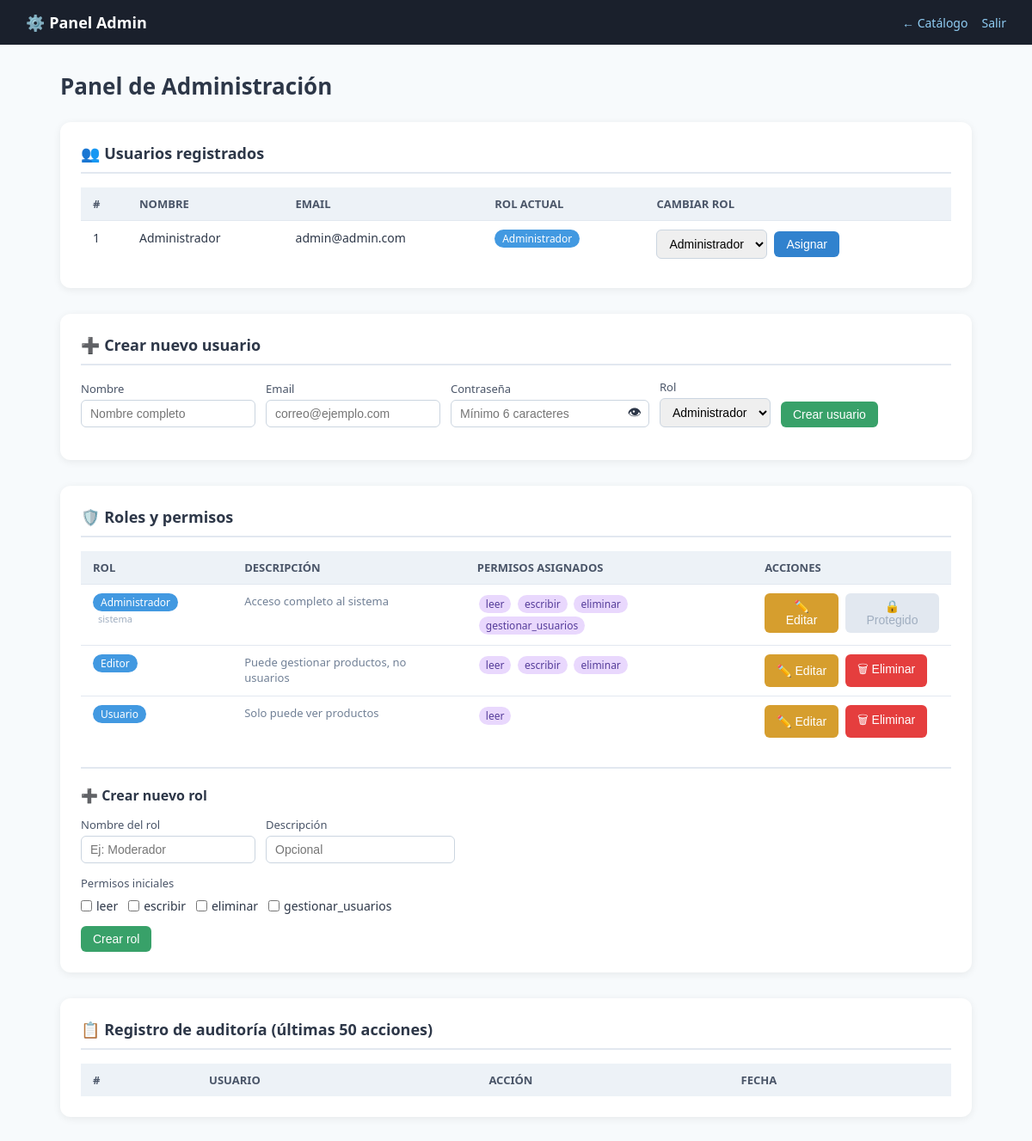
The page /admin.php (signed in) on the database its author committed.
### tables this page shows
CREATE TABLE usuarios (
    id INT AUTO_INCREMENT PRIMARY KEY,
    nombre VARCHAR(100) NOT NULL,
    email VARCHAR(150) NOT NULL UNIQUE,
    password VARCHAR(255) NOT NULL,
    rol_id INT NOT NULL,
    token_recuperacion VARCHAR(255) DEFAULT NULL,
    creado_en TIMESTAMP DEFAULT CURRENT_TIMESTAMP,
    FOREIGN KEY (rol_id) REFERENCES roles(id)
);

CREATE TABLE roles (
    id INT AUTO_INCREMENT PRIMARY KEY,
    nombre VARCHAR(50) NOT NULL UNIQUE,
    descripcion VARCHAR(255)
);

CREATE TABLE permisos (
    id INT AUTO_INCREMENT PRIMARY KEY,
    nombre VARCHAR(50) NOT NULL UNIQUE,
    descripcion VARCHAR(255)
);

### admin.php (the view, shortened to what this page needs)
<?php
require 'config.php';
$ROLES_PROTEGIDOS = [1];
$usuarios  = $pdo->query("SELECT u.*, r.nombre as rol_nombre FROM usuarios u JOIN roles r ON r.id = u.rol_id ORDER BY u.id")->fetchAll(PDO::FETCH_ASSOC);
$roles     = $pdo->query("SELECT * FROM roles ORDER BY id")->fetchAll(PDO::FETCH_ASSOC);
$permisos  = $pdo->query("SELECT * FROM permisos ORDER BY id")->fetchAll(PDO::FETCH_ASSOC);
$permisos_por_rol = [];
$rows = $pdo->query("SELECT rol_id, permiso_id FROM roles_permisos")->fetchAll(PDO::FETCH_ASSOC);
foreach ($rows as $r) {
    $permisos_por_rol[$r['rol_id']][] = $r['permiso_id'];
}
?>
<!DOCTYPE html>
<html lang="es">
<head>
</head>
<body>
<nav>
  <div class="brand">⚙️ Panel Admin</div>
  <div style="display:flex;gap:16px;">
    <a href="index.php">← Catálogo</a>
    <a href="logout.php">Salir</a>
  </div>
</nav>
<main>
  <h1>Panel de Administración</h1>
  <section>
    <h2>👥 Usuarios registrados</h2>
    <table>
      <thead><tr><th>#</th><th>Nombre</th><th>Email</th><th>Rol actual</th><th>Cambiar rol</th></tr></thead>
      <tbody>
      <?php foreach ($usuarios as $u): ?>
      <tr>
        <td><?= $u['id'] ?></td>
        <td><?= htmlspecialchars($u['nombre']) ?></td>
        <td><?= htmlspecialchars($u['email']) ?></td>
        <td><span class="badge"><?= htmlspecialchars($u['rol_nombre']) ?></span></td>
        <td>
          <form method="POST" style="display:flex;gap:8px;align-items:center;">
            <select name="rol_id">
              <?php foreach ($roles as $r): ?>
                <option value="<?= $r['id'] ?>" <?= $r['id']==$u['rol_id']?'selected':'' ?>><?= htmlspecialchars($r['nombre']) ?></option>
              <?php endforeach; ?>
            </select>
            <button type="submit" name="cambiar_rol" class="btn-blue">Asignar</button>
          </form>
        </td>
      </tr>
      <?php endforeach; ?>
      </tbody>
    </table>
  </section>
  <section>
    <h2>➕ Crear nuevo usuario</h2>
    <form method="POST">
      <div class="form-row">
        <div>
          <label>Nombre</label>
          <input type="text" name="nuevo_nombre" placeholder="Nombre completo" required>
        </div>
        <div>
          <label>Email</label>
          <input type="email" name="nuevo_email" placeholder="correo@ejemplo.com" required>
        </div>
        <div>
          <label>Contraseña</label>
          <div class="pass-wrap">
            <input type="password" name="nuevo_password" id="np1" placeholder="Mínimo 6 caracteres" required>
            <span class="eye" onclick="togglePass('np1')">👁</span>
          </div>
        </div>
        <div>
          <label>Rol</label>
          <select name="nuevo_rol_id">
            <?php foreach ($roles as $r): ?>
              <option value="<?= $r['id'] ?>"><?= htmlspecialchars($r['nombre']) ?></option>
            <?php endforeach; ?>
          </select>
        </div>
        <div style="justify-content:flex-end;">
          <button type="submit" name="crear_usuario" class="btn-green">Crear usuario</button>
        </div>
      </div>
    </form>
  </section>
  <section>
    <h2>🛡️ Roles y permisos</h2>
    <table>
      <thead><tr><th>Rol</th><th>Descripción</th><th>Permisos asignados</th><th>Acciones</th></tr></thead>
      <tbody>
      <?php foreach ($roles as $rol):
        $activos = $permisos_por_rol[$rol['id']] ?? [];
        $esProtegido = in_array($rol['id'], $ROLES_PROTEGIDOS);
      ?>
      <tr>
        <td>
          <span class="badge"><?= htmlspecialchars($rol['nombre']) ?></span>
          <?php if ($esProtegido): ?><span class="protected-tag">sistema</span><?php endif; ?>
        </td>
        <td style="color:#718096;font-size:13px;"><?= htmlspecialchars($rol['descripcion'] ?? '') ?></td>
        <td>
          <?php if (empty($activos)): ?>
            <span style="color:#a0aec0;font-size:13px;">Sin permisos</span>
          <?php else: ?>
            <?php foreach ($permisos as $p): ?>
              <?php if (in_array($p['id'], $activos)): ?>
                <span class="badge-perm"><?= htmlspecialchars($p['nombre']) ?></span>
              <?php endif; ?>
            <?php endforeach; ?>
          <?php endif; ?>
        </td>
        <td>
          <div style="display:flex;gap:8px;">
            <button class="btn-yellow btn-editar"
              data-id="<?= $rol['id'] ?>"
              data-nombre="<?= htmlspecialchars($rol['nombre'], ENT_QUOTES) ?>"
              data-permisos="<?= htmlspecialchars(json_encode(array_map('intval', $activos)), ENT_QUOTES) ?>"
            >✏️ Editar</button>
            <?php if (!$esProtegido): ?>
              <button class="btn-red btn-eliminar"
                data-id="<?= $rol['id'] ?>"
                data-nombre="<?= htmlspecialchars($rol['nombre'], ENT_QUOTES) ?>"
              >🗑 Eliminar</button>
            <?php else: ?>
              <button disabled style="background:#e2e8f0;color:#a0aec0;cursor:not-allowed;">🔒 Protegido</button>
            <?php endif; ?>
          </div>
        </td>
      </tr>
      <?php endforeach; ?>
      </tbody>
    </table>
    <div style="margin-top:24px;border-top:2px solid #e2e8f0;padding-top:20px;">
      <h3 style="font-size:16px;margin-bottom:14px;color:#2d3748;">➕ Crear nuevo rol</h3>
      <form method="POST">
        <div class="form-row">
          <div>
            <label>Nombre del rol</label>
            <input type="text" name="nombre_rol" placeholder="Ej: Moderador" required>
          </div>
          <div>
            <label>Descripción</label>
            <input type="text" name="desc_rol" placeholder="Opcional" style="width:220px;">
          </div>
        </div>
        <div style="margin-bottom:14px;">
          <label style="font-size:13px;color:#4a5568;margin-bottom:8px;display:block;">Permisos iniciales</label>
          <div class="check-group">
            <?php foreach ($permisos as $p): ?>
              <label><input type="checkbox" name="permisos[]" value="<?= $p['id'] ?>"> <?= htmlspecialchars($p['nombre']) ?></label>
            <?php endforeach; ?>
          </div>
        </div>
        <button type="submit" name="crear_rol" class="btn-green">Crear rol</button>
      </form>
    </div>
  </section>
  <section>
    <h2>📋 Registro de auditoría (últimas 50 acciones)</h2>
    <table>
      <thead><tr><th>#</th><th>Usuario</th><th>Acción</th><th>Fecha</th></tr></thead>
    </table>
  </section>
</main>
</body>
</html>

### admin.php (style rules this page uses)
* { box-sizing: border-box; margin: 0; padding: 0; }
body { font-family: 'Segoe UI', sans-serif; background: #f7fafc; color: #2d3748; }
nav { background: #1a202c; color: #fff; padding: 14px 30px; display: flex; align-items: center; justify-content: space-between; }
nav .brand { font-size: 18px; font-weight: 700; }
nav a { color: #90cdf4; text-decoration: none; font-size: 14px; }
main { max-width: 1100px; margin: 30px auto; padding: 0 20px; }
h1 { font-size: 26px; margin-bottom: 24px; }
section { background: #fff; border-radius: 12px; box-shadow: 0 2px 10px rgba(0,0,0,.07); padding: 24px; margin-bottom: 30px; }
h2 { font-size: 18px; margin-bottom: 16px; color: #2d3748; border-bottom: 2px solid #e2e8f0; padding-bottom: 10px; }
table { width: 100%; border-collapse: collapse; }
th { background: #edf2f7; padding: 10px 14px; text-align: left; font-size: 13px; color: #4a5568; text-transform: uppercase; }
td { padding: 10px 14px; border-top: 1px solid #e2e8f0; font-size: 14px; vertical-align: top; }
select, input[type=text], input[type=email], input[type=password] { padding: 7px 10px; border: 1px solid #cbd5e0; border-radius: 6px; font-size: 14px; }
button { padding: 7px 14px; border: none; border-radius: 6px; cursor: pointer; font-size: 14px; }
.btn-blue { background: #3182ce; color: #fff; }
.btn-green { background: #38a169; color: #fff; }
.btn-red { background: #e53e3e; color: #fff; }
.btn-yellow { background: #d69e2e; color: #fff; }
.form-row { display: flex; gap: 12px; flex-wrap: wrap; align-items: flex-end; margin-bottom: 14px; }
.form-row > div { display: flex; flex-direction: column; gap: 4px; }
.form-row label { font-size: 13px; color: #4a5568; }
.check-group { display: flex; gap: 12px; flex-wrap: wrap; }
.check-group label { font-size: 14px; display: flex; align-items: center; gap: 5px; cursor: pointer; }
.badge { background: #4299e1; color: #fff; padding: 2px 9px; border-radius: 20px; font-size: 12px; }
.badge-perm { background: #e9d8fd; color: #553c9a; padding: 2px 8px; border-radius: 20px; font-size: 12px; margin: 2px; display:inline-block; }
.pass-wrap { position: relative; }
.pass-wrap input { padding-right: 38px; }
.eye { position: absolute; right: 9px; top: 50%; transform: translateY(-50%); cursor: pointer; font-size: 16px; user-select: none; }
.protected-tag { font-size:11px; color:#a0aec0; margin-left:6px; }

### rows shown on the page
usuarios: id "1", nombre "Administrador", email "admin@admin.com", rol.nombre "Administrador", rol_id "Administrador"
roles: nombre "Administrador", shows "sistema", descripcion "Acceso completo al sistema", shows "🔒 Protegido"
permisos: nombre "leer"
permisos: nombre "escribir"
permisos: nombre "eliminar"
permisos: nombre "gestionar_usuarios"
roles: nombre "Editor", descripcion "Puede gestionar productos, no usuarios"
roles: nombre "Usuario", descripcion "Solo puede ver productos"

### other values the page prints
form field nuevo_rol_id "Administrador"
